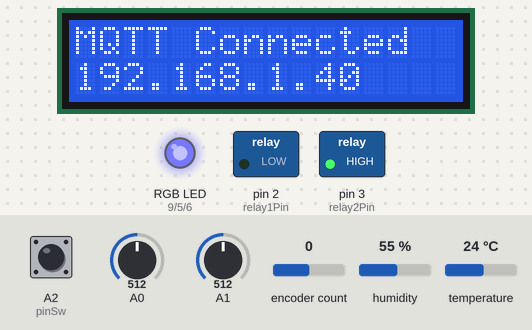
A program run on a simulated Arduino Uno, built with avr-gcc and run on an emulated ATmega328P. On the bench: 16×2 character LCD, switched loads named in the program (green lamp = pin HIGH), an RGB LED mixed from three pins (HIGH = lit). The test bench sets the inputs (shaded band); at power-on: A2 (pinSw) HIGH, temperature 24 °C, A0 = 512, A1 = 512, encoder count 0, humidity 55 %. WiFi joins after 1.5 s; servers stay silent unless stated; no MQTT or app messages arrive unless stated; what the program prints to the serial monitor is not drawn.

Above: at 5.7 s.
5.8 s: A2 (pinSw) pulled LOW for 0.15 s
At 7.5 s:
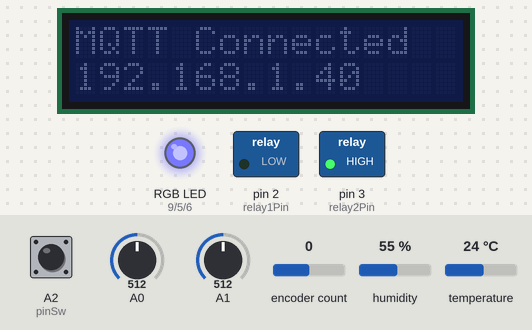
8.0 s: temperature set to 41 °C
At 9.0 s:
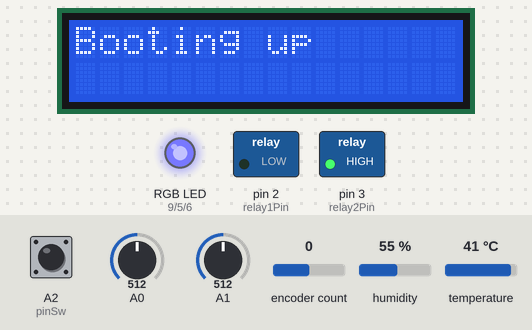
9.6 s: A0 set to 803
11.2 s: A0 set to 827
At 12.4 s:
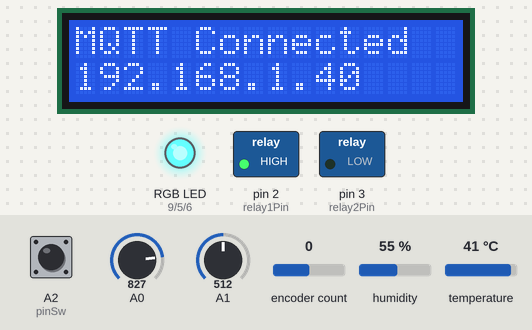
12.7 s: A0 set to 729
14.2 s: A0 set to 708
At 15.1 s:
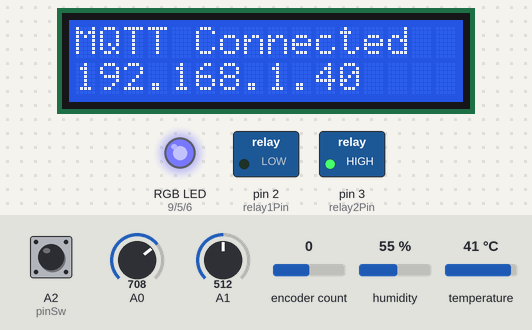
Timing chart, 0 to 16.8 s (numbered marks = the images above; inputs shaded):
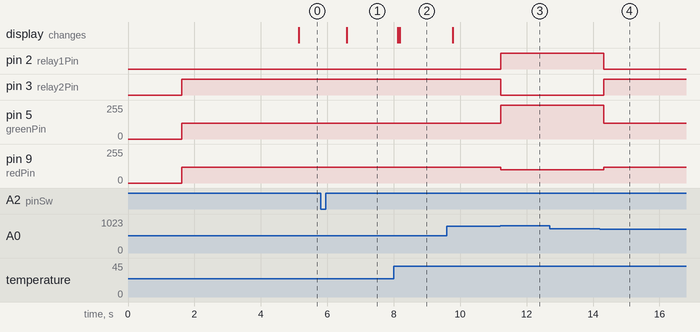

Measured:
- the behaviour switches between 818 and 819 on A0 (found by bisection; images 2 and 3)
- the behaviour switches between 716 and 715 on A0 (found by bisection; images 3 and 4)
- after the input at 5.8 s, the display: changes after 0.78 s (image 1)
- after the input at 8.0 s, the display: first changes after 0.11 s (image 2 shows a later state)
- after the input at 11.2 s, pin 2 (relay1Pin): LOW → HIGH at once; pin 3 (relay2Pin): HIGH → LOW at once; pin 5 (greenPin): 120/255 → 255/255 at once; pin 9 (redPin): 120/255 → 100/255 at once
- after the input at 12.7 s, every drawn part: stays the same
- after the input at 14.2 s, pin 2 (relay1Pin): HIGH → LOW after 0.12 s; pin 3 (relay2Pin): LOW → HIGH after 0.12 s; pin 5 (greenPin): 255/255 → 120/255 after 0.12 s; pin 9 (redPin): 100/255 → 120/255 after 0.12 s

The program:

main.cpp
```cpp
#include <Arduino.h>
#include <SPI.h>
#include <Ethernet.h>
#include <PubSubClient.h>
#include <ArduinoJson.h>
#include <LiquidCrystal_I2C.h>
#include "DHT.h"
#include <Adafruit_Sensor.h>
#include "ClickEncoder.h"
#include "TimerOne.h"

#define pinA 8      // DT
#define pinB A3     // CLK
#define pinSw A2    // SW
#define STEPS 4

#define DHTTYPE DHT11   // DHT11 Temp and humidity sensor
#define DHTPIN 7        // One wire comms pin

/*
 * Click Encoder + TimerOne
 */
ClickEncoder encoder(pinA, pinB, pinSw, STEPS);

void timerIsr() {
  encoder.service();
}

/*
 * DHT Library init
 */
DHT dht(DHTPIN, DHTTYPE);

/*
 * Relay Logic Variables
 */
const uint8_t relay1Pin = 2;
const uint8_t relay2Pin = 3;

int warnTopLevel = 410; // 2.0 V
int warnBotLevel = 307; // 1.5 V

int alarmTopLevel = 818; // 4.0 V
int alarmBotLevel = 716; // 3.5 V

/*
 * LED Logic Consts
 */
const uint8_t redPin = 9;
const uint8_t greenPin = 5;
const uint8_t bluePin = 6;

/*
 * Liquid Crystal Display
 */
LiquidCrystal_I2C lcd(PCF8574_ADDR_A21_A11_A01, 4, 5, 6, 16, 11, 12, 13, 14, POSITIVE);
uint8_t backlight = 0;

/*
 * Ethernet Connection Variables
 */
byte mac[] = { 0xDE, 0xAD, 0xBE, 0xEF, 0xFE, 0xED };
IPAddress ip(192, 168, 1, 41);
IPAddress server(192, 168, 1, 40);

EthernetClient ethClient;
PubSubClient client;
long lastReconnectAttempt = 0;

/*
 *  Json generator
 */
StaticJsonDocument<100> doc;
char buffer[100] = { 0 };
size_t bufferLen = 0;

/*
 * Alarm State Machine Variables
 */
enum State { NORMAL = 0, WARNING, ALARM };
State state = NORMAL;

/*
 * Analog Read Function
 */
int averageMeasure(uint8_t pin, uint8_t points) {
    // Add all measures
    uint16_t sum = 0;
    int sensorValue = 0;
    for (int i = 0; i < points; i++) {
        sensorValue = analogRead(pin);
        sum = sum + sensorValue;
    }

    // Divide by number of measures
    int avg = sum / points;

    return avg;
}

/*
 * RGB Write
 */
void rgb_led_write(int redValue, int greenValue, int blueValue) {
    analogWrite(redPin, redValue);
    analogWrite(greenPin, greenValue);
    analogWrite(bluePin, blueValue);
}

/*
 * Reconnect to MQTT Broker
 */
boolean reconnect() {
    if (client.connect("monitor01")) {
        // resubscribe
        client.subscribe("warntop");
        client.subscribe("warnbot");
        client.subscribe("alarmtop");
        client.subscribe("alarmbot");

        // Show connected message on LCD
        lcd.clear();
        lcd.setCursor(0,0);
        lcd.print("MQTT Connected");
        lcd.setCursor(0, 1);
        lcd.print("192.168.1.40");

    }
    else {
        Serial.print("Fail to connect, ");
        Serial.println(client.state());

        // Show connected message on LCD
        lcd.clear();
        lcd.setCursor(0,0);
        lcd.print("MQTT Client");
        lcd.setCursor(0, 1);
        lcd.print("Fail to connect");
    }

    return client.connected();
}

/*
 * Callback for MQTT Receive Message (for testing)
 */
void msg_rcv_callback(char *topic, byte* payload, unsigned int length) {
    char myPayload[10] = { 0 };
    if (length >= sizeof(myPayload)) {
        return;
    }
    memcpy(myPayload, payload, length);

    if (strcmp(topic, "warntop") == 0) {
        warnTopLevel = atoi(myPayload);
        doc["topW"] = warnTopLevel;
        return;
    }

    if (strcmp(topic, "warnbot") == 0) {
        warnBotLevel = atoi(myPayload);
        doc["botW"] = warnBotLevel;
        return;
    }

    if (strcmp(topic, "alarmtop") == 0) {
        alarmTopLevel = atoi(myPayload);
        doc["topA"] = alarmTopLevel;
        return;
    }

    if (strcmp(topic, "alarmbot") == 0) {
        alarmBotLevel = atoi(myPayload);
        doc["botA"] = alarmBotLevel;
        return;
    }
}

void setup() {
    // Initialize serial port
    Serial.begin(9600);

    Timer1.initialize(1000);
    Timer1.attachInterrupt(timerIsr);

    encoder.setAccelerationEnabled(true);

    // Initialize digital pins as outputs
    pinMode(relay1Pin, OUTPUT);
    pinMode(relay2Pin, OUTPUT);

    // Initialize LED pins as outputs
    pinMode(redPin, OUTPUT);
    pinMode(greenPin, OUTPUT);
    pinMode(bluePin, OUTPUT);

    // Initialize lcd screen
    lcd.begin();
    lcd.backlight();
    backlight = 1;

    lcd.setCursor(0, 0);
    lcd.print("Booting up");

    // Intialize DHT library
    dht.begin();

    // Initialize Ethernet device
    Ethernet.begin(mac, ip);
    delay(1500);

    if (Ethernet.hardwareStatus() == EthernetNoHardware) {
        lcd.clear();
        lcd.setCursor(0, 0);
        lcd.print("No Eth shield");
        lcd.setCursor(0, 1);
        lcd.print("Reset");
        while (true) {
            delay(1); // Do nothing forever - until reboot
        }
    }

    if (Ethernet.linkStatus() == LinkOFF) {
        lcd.clear();
        lcd.setCursor(0, 0);
        lcd.print("No Eth cable");
    }

    // Initialize MQTT client
    client.setClient(ethClient);
    client.setServer(server, 1883);
    client.setCallback(msg_rcv_callback);

    // Load const for JSON
    doc["topA"] = alarmTopLevel;
    doc["botA"] = alarmBotLevel;
    doc["topW"] = warnTopLevel;
    doc["botW"] = warnBotLevel;
}

void loop() {
    // MQTT loop, connect or check messages
    if (!client.connected()) {
        long now = millis();
        if (now - lastReconnectAttempt > 5000) {
            lastReconnectAttempt = now;
            // Attempt to reconnect
            if (reconnect()) {
                lastReconnectAttempt = 0;
            }
        }
    }
    else {
        // Client connected
        client.loop();
    }

    // ADC read logic
    int ai0 = averageMeasure(A0, 60);
    int ai1 = averageMeasure(A1, 60);

    // Get temperature and humidity
    float h = dht.readHumidity();
    float t = dht.readTemperature();

    doc["a"] = ai0;
    doc["b"] = ai1;
    doc["t"] = t;
    doc["h"] = h;

    // Update state
    switch(state) {
    case NORMAL:
        if (ai0 > alarmTopLevel) {
            state = ALARM;
            break;
        }
        if (ai0 > warnTopLevel) {
            state = WARNING;
            break;
        }
        state = NORMAL;
        break;

    case WARNING:
        if (ai0 > alarmTopLevel) {
            state = ALARM;
            break;
        }
        if (ai0 < warnBotLevel) {
            state = NORMAL;
            break;
        }
        state = WARNING;
        break;

    case ALARM:
        if (ai0 < warnBotLevel) {
            state = NORMAL;
            break;
        }
        if (ai0 < alarmBotLevel) {
            state = WARNING;
            break;
        }
        state = ALARM;
        break;
    }

    // Update output
    switch(state) {
    case NORMAL:
        digitalWrite(relay1Pin, HIGH);
        digitalWrite(relay2Pin, HIGH);
        rgb_led_write(255, 0, 255); // green light
        doc["s"] = "NORMAL";
        break;

    case WARNING:
        digitalWrite(relay1Pin, LOW);
        digitalWrite(relay2Pin, HIGH);
        rgb_led_write(120, 120, 255); // yellow light
        doc["s"] = "WARNING";
        break;

    case ALARM:
        digitalWrite(relay1Pin, HIGH);
        digitalWrite(relay2Pin, LOW);
        rgb_led_write(100, 255, 255); // red light
        doc["s"] = "ALARM";
        break;
    }

    if (client.connected()) {
        memset(buffer, 0, sizeof(buffer));
        bufferLen = serializeJson(doc, buffer);
        client.publish("vibrdata", buffer, bufferLen);
    }
    else {
        serializeJson(doc, Serial);
        Serial.println();
        serializeJsonPretty(doc, Serial);
    }

    uint8_t buttonState = encoder.getButton();
    if (buttonState != 0) {
        switch (buttonState) {
        case ClickEncoder::Open:          //0
            break;

        case ClickEncoder::Closed:        //1
            break;

        case ClickEncoder::Pressed:       //2
            break;

        case ClickEncoder::Held:          //3
            break;

        case ClickEncoder::Released:      //4
            break;

        case ClickEncoder::Clicked:       //5
            if (backlight) {
                lcd.noBacklight();
                backlight = 0;
            }
            else {
                lcd.backlight();
                backlight = 1;
                lcd.clear();
                lcd.setCursor(0,0);
                switch (state) {
                case NORMAL:
                    lcd.print("NORMAL");
                    break;

                case WARNING:
                    lcd.print("WARNING");
                    break;

                case ALARM:
                    lcd.print("ALARM");
                    break;

                default:
                    break;
                }
                lcd.setCursor(0, 1);
                lcd.print("192.168.1.40");
            }
            break;

        case ClickEncoder::DoubleClicked: //6
            break;
        }
    }

    // Wait one cycle
    delay(100);
}
```
